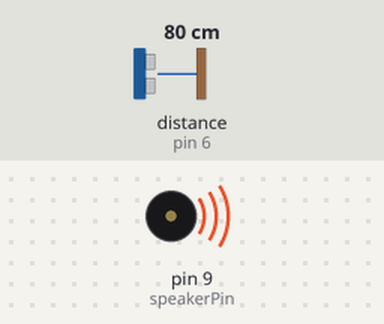
Simulated run of this sketch. Board: Arduino Uno, built with avr-gcc and run on an emulated ATmega328P. On the bench: buzzer (waves = sounding). Wiring (inferred from the names in the program): ultrasonic range finder: trigger pin 7; echo pin 6. Inputs (shaded band) come from the test bench; at power-on: distance to the obstacle (sensor on pin 6) 80 cm. The echo pulse lasts 58.3 µs per cm; what the sketch prints to the serial monitor is not drawn.

Above: at 0.3 s.
Timing chart, 0 to 1.8 s (numbered marks = the images above):
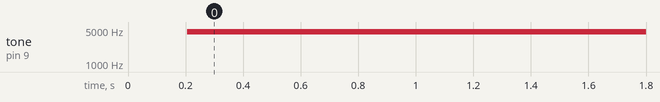

Measured:
- by itself, tone on pin 9 (speakerPin): silent → 4646 Hz at 0.21 s

The sketch:

soundTest.ino
```cpp
int speakerPin = 9 ;

int sec = 60 ;
int sr = 44100 ;
double tones = 220 ;
const unsigned int PING_SENSOR_I_PIN = 6 ;
const unsigned int PING_SENSOR_O_PIN = 7 ;
const unsigned int BAUD_RATE = 9600 ;

void setup()
{
  Serial.begin(BAUD_RATE) ;

}

void loop(){


  pinMode(PING_SENSOR_O_PIN, OUTPUT) ;
  digitalWrite(PING_SENSOR_O_PIN, LOW) ;
  delayMicroseconds(2) ;

  digitalWrite(PING_SENSOR_O_PIN, HIGH) ;
  delayMicroseconds(5) ;
  digitalWrite(PING_SENSOR_O_PIN, LOW) ;

  pinMode(PING_SENSOR_I_PIN, INPUT) ;
  const unsigned long duration = pulseIn(PING_SENSOR_I_PIN, HIGH) ;
  if(duration == 0) {
    Serial.println("Warning, we didn't get a pulse") ;
  }
  else{

    Serial.println(duration) ;
  }
  delay(200) ;

  tone(speakerPin, duration) ;
}

unsigned long microseconds_to_cm(const unsigned long microseconds) {
    return microseconds / 29 / 2 ;

}
```
